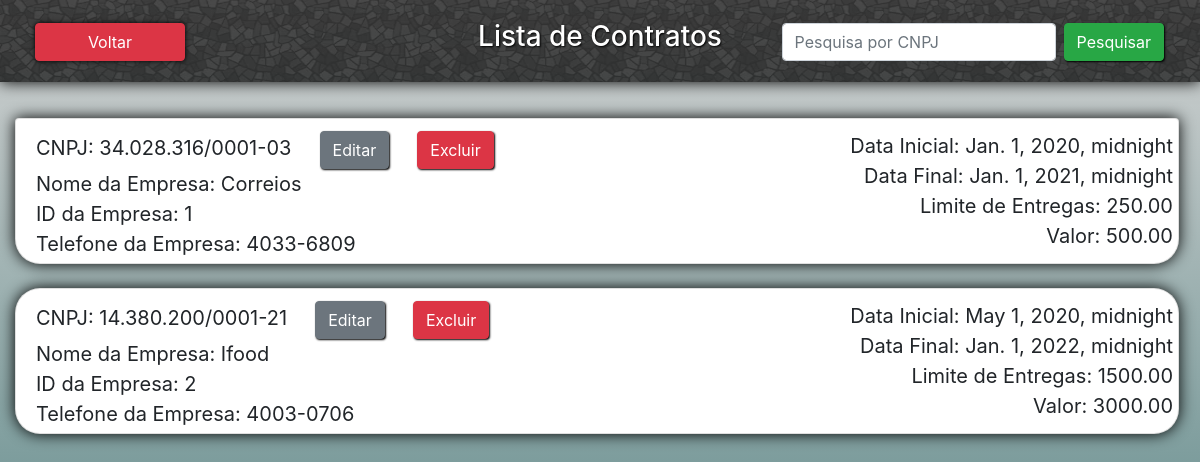
Page /listagem_contratos/ on the committed database.
### core/models.py (models this page shows, shortened)
class Empresa(models.Model):
    cnpj = models.CharField(max_length=18, blank=False, null=False)
    nome = models.CharField(max_length=100, blank=False, null=False)
    telefone = models.CharField(max_length=45, blank=False, null=False)
    cidade = models.CharField(max_length=100, blank=False, null=False)
    estado = models.CharField(max_length=45, blank=False, null=False)
    logradouro = models.CharField(max_length=100, blank=False, null=False)
    numeroRua = models.DecimalField(max_digits=10, decimal_places=2, blank=False, null=False)
    logo = models.ImageField(upload_to='logos_empresas', blank=True, null=True)
    class Meta:
        verbose_name_plural = 'Empresas'

class Contrato(models.Model):
    valor = models.DecimalField(max_digits=20, decimal_places=2, blank=False, null=False)
    dataInicial = models.DateTimeField(auto_now_add=None)
    dataFinal = models.DateTimeField(auto_now_add=None)
    limiteEntregas = models.DecimalField(max_digits=10, decimal_places = 2, blank=False, null=False)
    id_empresa = models.ForeignKey('Empresa', on_delete=models.CASCADE)
    class Meta:
        verbose_name_plural = 'Contratos'

### core/views.py (the view)
# urls.py: path('listagem_contratos/', listagem_contratos, name='url_listagem_contratos'),
def listagem_contratos(request):
    dados2 = []
    if request.POST:
        if request.POST['cnpj']:
            dados = Contrato.objects.all()
            dados2 = Empresa.objects.filter(cnpj=request.POST['cnpj'])
        else:
            dados = Contrato.objects.all()
            dados2 = Empresa.objects.all()
    else:
        dados = Contrato.objects.all()
        dados2 = Empresa.objects.all()
    contexto = {'contratos': dados, 'empresas': dados2, 'acao': 'Lista de Contratos'}
    return render(request, 'core/listagem_contratos.html', contexto)

### core/templates/core/listagem_contratos.html (shortened to what this page needs)
{% extends 'base.html' %}
{% load static %}
{% block main %}<br>
    <nav class="navbar navbar-expand-sm" id="caixa_pesquisa">
        <form class="form-inline" method="post">
            <input class="form-control mr-sm-2" type="text" name="cnpj" placeholder="Pesquisa por CNPJ">
            <button class="btn btn-success" type="submit">Pesquisar</button>
        </form>
    </nav><br>
    <button type="button" class="btn btn-danger" id="btn-voltar" onclick="location.href='/menu_empresa/'">Voltar</button>
    <ul class="list-group">
    {% for cont in contratos %}
        {% for emp in empresas %}
            {% if emp.id == cont.id_empresa_id %}
                <li class="list-group-item">
                    <div class="text-left" style="position: absolute;">
                        CNPJ: {{ emp.cnpj }}
                        &nbsp; &nbsp; <a class="btn btn-secondary" href="{% url 'url_atualiza_contrato' cont.id %}">Editar</a>
                        &nbsp; &nbsp; <a class="btn btn-danger" href="{% url 'url_exclui_contrato' cont.id %}">Excluir</a>
                        <br>
                        Nome da Empresa: {{ emp.nome }} <br>
                        ID da Empresa: {{ emp.id }} <br>
                        Telefone da Empresa: {{ emp.telefone }} <br>
                    </div>
                    <div class="row text-right" style="float: right;">
                        Data Inicial: {{ cont.dataInicial }} <br>
                        Data Final: {{ cont.dataFinal }} <br>
                        Limite de Entregas: {{ cont.limiteEntregas }} <br>
                        Valor: {{ cont.valor }} <br>
                    </div>
                </li><br>
            {% endif %}
        {% endfor %}
    {% endfor %}
    </ul>
{% endblock %}

### static_files/css/style.css (style rules this page uses)
#caixa_pesquisa { position: fixed; top: 15px; z-index: 3; right: 20px; }
#btn-voltar { position: fixed; box-shadow: 0px 0px 5px black; left: 35px; top: 23px; width: 150px; z-index: 6; }
.btn { box-shadow: 1px 1px 2px black; }
a { padding: 10px; border-radius: 5px; text-decoration: none; }
.list-group { padding-top: 70px; position: absolute; z-index: 2; width: 97%; }
.list-group-item { box-shadow: 0px 0px 15px black; font-size: 20px; border-radius: 25px; padding: 50px; background-color: black; }

### rows in the picture
Contrato: dataInicial "Jan. 1, 2020, midnight", dataFinal "Jan. 1, 2021, midnight", limiteEntregas "250.00", valor "500.00"
Empresa: cnpj "34.028.316/0001-03", nome "Correios", id "1", telefone "4033-6809"
Contrato: dataInicial "May 1, 2020, midnight", dataFinal "Jan. 1, 2022, midnight", limiteEntregas "1500.00", valor "3000.00"
Empresa: cnpj "14.380.200/0001-21", nome "Ifood", id "2", telefone "4003-0706"

### other values in the picture
{{ acao }} "Lista de Contratos"
